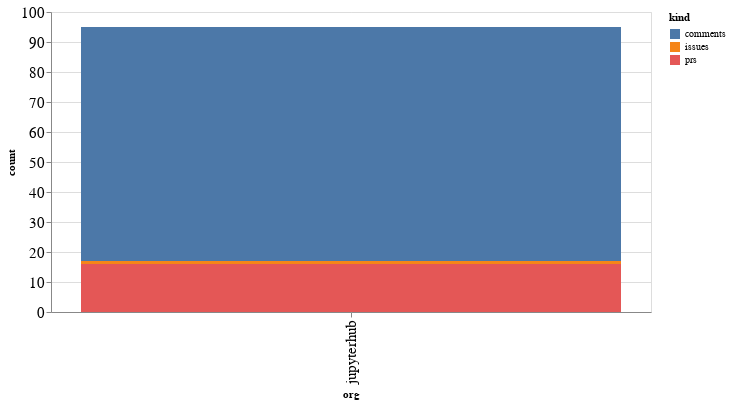

Write notebook code for a chart like this one.
### Code cell
alt.Chart(org_summaries, width=600).mark_bar().encode(
    x='org',
    y='count',
    color='kind',
    tooltip="org"
)

### Figure 1 — Vega-Lite specification as saved in the notebook (floating-point values rounded to 4 significant figures)
{"config": {"axisLeft": {"labelFontSize": 15}, "axisBottom": {"labelFontSize": 15}}, "data": {"name": "data-e8964fff3c8197f488362cf8dae244b2"}, "mark": "bar", "encoding": {"color": {"type": "nominal", "field": "kind"}, "tooltip": {"type": "nominal", "field": "org"}, "x": {"type": "nominal", "field": "org"}, "y": {"type": "quantitative", "field": "count"}}, "width": 600, "$schema": "https://vega.github.io/schema/vega-lite/v4.8.1.json", "datasets": {"data-e8964fff3c8197f488362cf8dae244b2": [{"org": "jupyterhub", "kind": "comments", "count": 78}, {"org": "jupyterhub", "kind": "issues", "count": 1}, {"org": "jupyterhub", "kind": "prs", "count": 16}]}}
